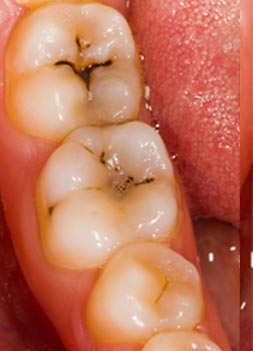
#> input picture CariesRobot/photo/carie.jpg, 253 x 351 px
$ python removefondo.py
#> lines starting #> are read from the running program, lines starting #| are printed output that depends on the picture
import numpy as np
import cv2

cv2.namedWindow('image', cv2.WINDOW_NORMAL)

#Load the Image
imgo = cv2.imread('../photo/carie.jpg')
#> imgo is the input picture: shape (351, 253, 3); mean B, G, R 87.9, 114.7, 193.8
height, width = imgo.shape[:2]
#> height = 351; width = 253

#Create a mask holder
mask = np.zeros(imgo.shape[:2],np.uint8)

#Grab Cut the object
bgdModel = np.zeros((1,65),np.float64)
fgdModel = np.zeros((1,65),np.float64)

rect = (10,10,width-30,height-30)
#> rect = (10, 10, 223, 321)
cv2.grabCut(imgo,mask,rect,bgdModel,fgdModel,5,cv2.GC_INIT_WITH_RECT)
mask = np.where((mask==2)|(mask==0),0,1).astype('uint8')
img1 = imgo*mask[:,:,np.newaxis]
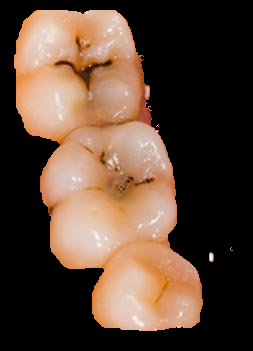
#> img1: shape (351, 253, 3); mean B, G, R 54.4, 69.3, 91.6

#Get the background
background = imgo-img1
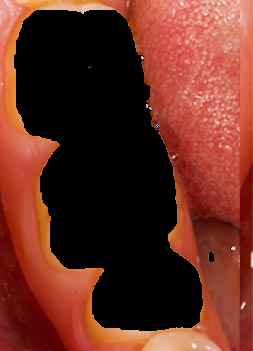
#> background: shape (351, 253, 3); mean B, G, R 33.5, 45.4, 102.2

#Change all pixels in the background that are not black to white
background[np.where((background > [0,0,0]).all(axis = 2))] = [255,255,255]
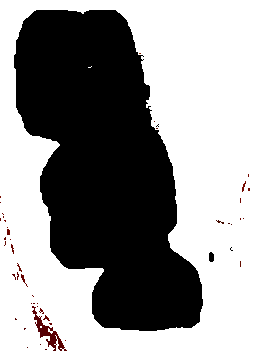
#> background: shape (351, 253, 3); mean B, G, R 143.2, 143.2, 143.8

#Add the background and the image
final = background + img1
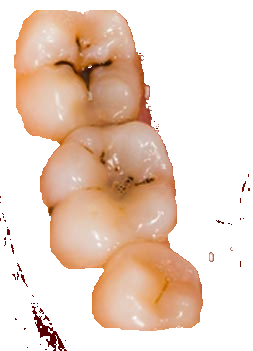
#> final: shape (351, 253, 3); mean B, G, R 197.6, 212.5, 235.4
gray = cv2.cvtColor(final, cv2.COLOR_BGR2GRAY)
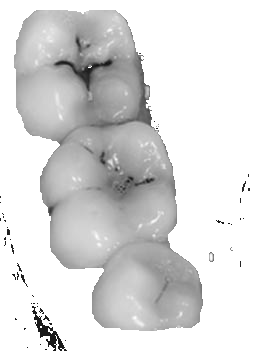
#> gray: shape (351, 253); min 16, max 255, mean 217.7

cv2.imshow('image', final )
cv2.imshow('original', imgo)
cv2.imshow('gray',gray)
cv2.imwrite('../photo/final.jpg', final)


k = cv2.waitKey(0)
#> (key Esc is pressed here)

if k==27:
    cv2.destroyAllWindows()
